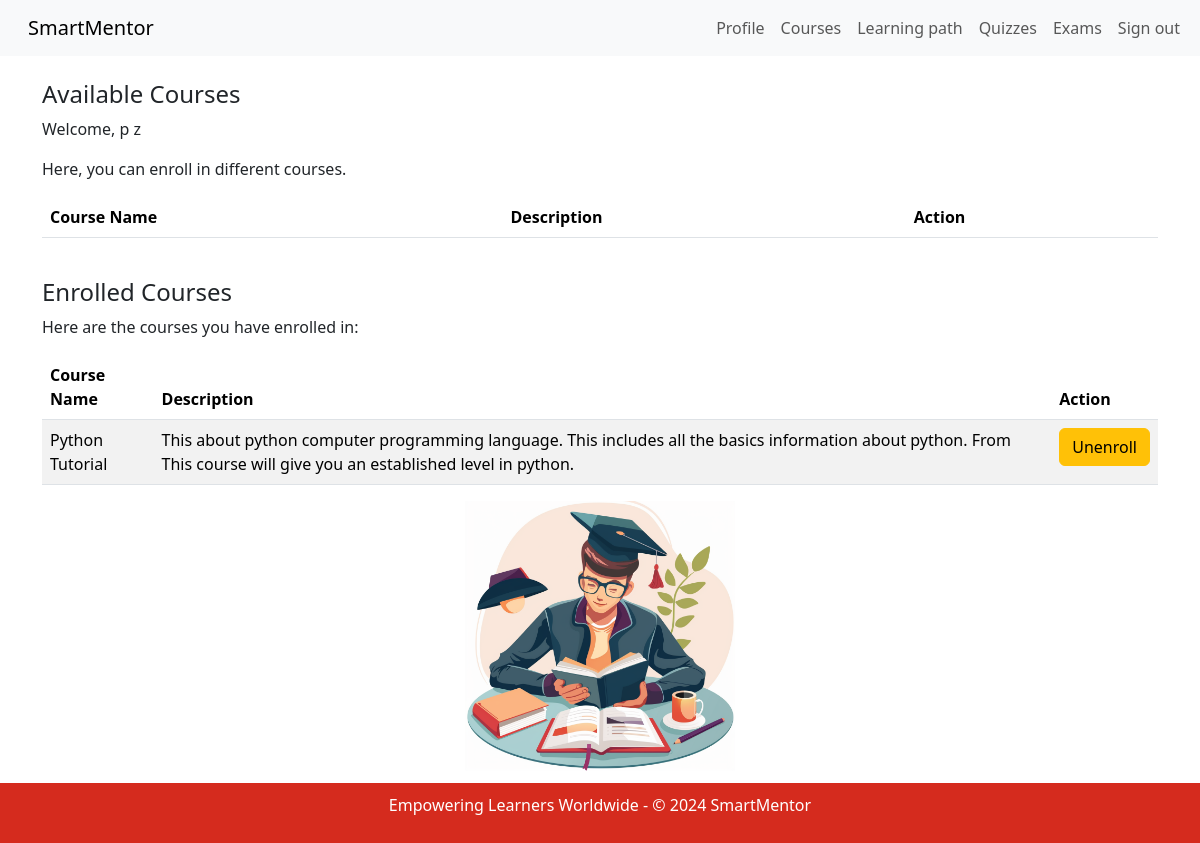
Page /student/courses (signed in) on the earlier database version.
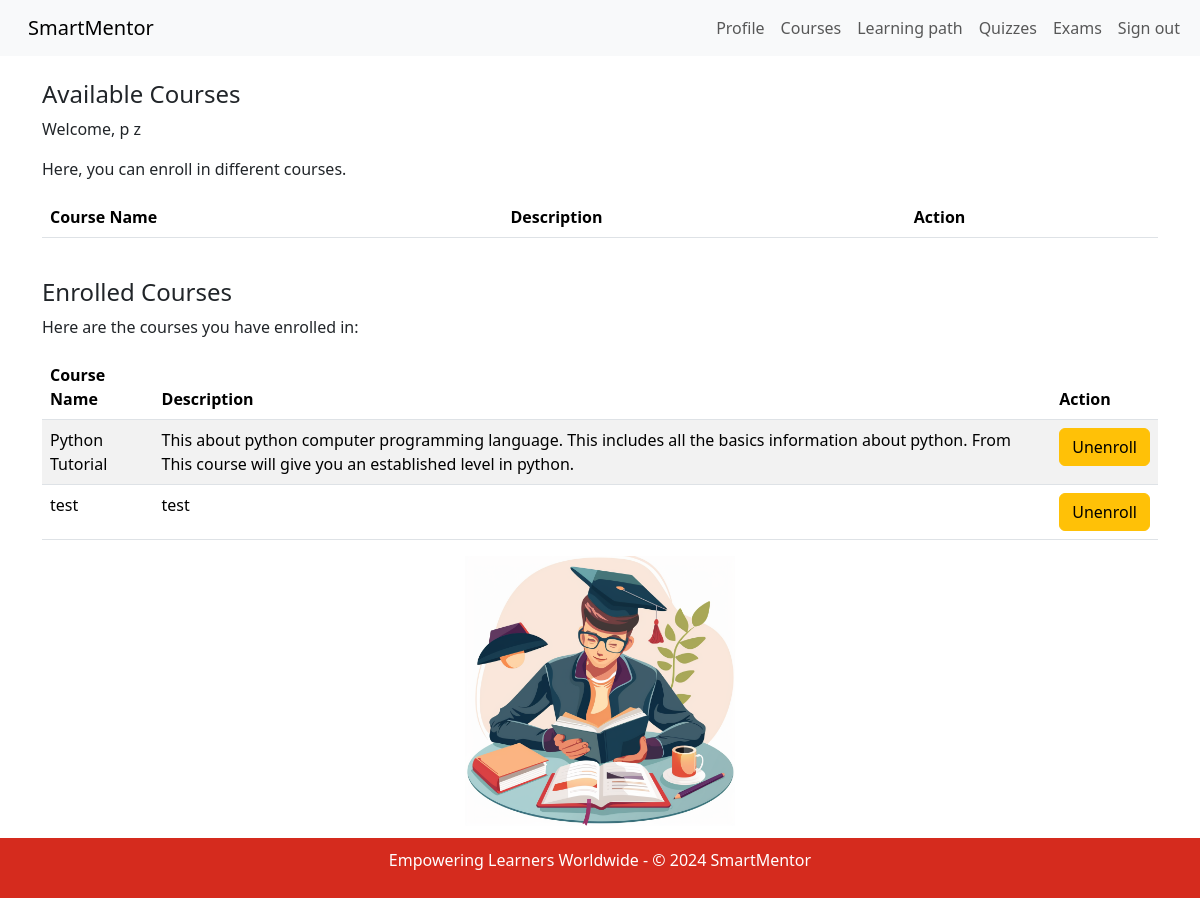
Same page on the later database version.
### app/models.py (models this page shows, shortened)
class Course(models.Model):
    name = models.CharField(max_length=50, default='course')
    description = models.CharField(max_length=200, default='Default description')
    pdfs = models.ManyToManyField(PDF, blank=True, related_name='courses')
    time_created = models.DateTimeField(auto_now_add=True, null=True)
    teacher = models.ForeignKey('Teacher', on_delete=models.CASCADE, related_name='courses', default=Teacher.get_default_teacher)

### app/views.py (the view, shortened to what this page needs)
# urls.py: path('student/courses', StudentCourseView.as_view(), name='student_courses'),
class StudentCourseView(LoginRequiredMixin, ListView):
    model = Course
    template_name = 'app/student_course.html'
    def get_context_data(self, **kwargs):
        context = super().get_context_data(**kwargs)
        if self.request.user.is_authenticated and hasattr(self.request.user, 'profile'):
            student_profile = self.request.user.profile.student
            enrolled_courses = student_profile.courses.all()
            all_courses = Course.objects.exclude(id__in=enrolled_courses.values_list('id', flat=True))
        else:
            all_courses = Course.objects.none()
        context['all_courses'] = all_courses
        context['enrolled_courses'] = enrolled_courses
        return context

### app/templates/app/student_course.html (shortened to what the changed rows need)
{% extends "app/base.html" %}
{% block content %}
    {% if user.is_authenticated %}
        {% if user.profile.role == 'student' %}
            <br>
            <div class="container-xl">
                <section>
                    <table class="table table-striped">
                        <thead>
                            <tr>
                                <th>Course Name</th>
                                <th>Description</th>
                                <th>Action</th>
                            </tr>
                        </thead>
                    </table>
                </section>
            </div>
            <br>
            <div class="container-xl">
                <section>
                    <table class="table table-striped">
                        <thead>
                            <tr>
                                <th>Course Name</th>
                                <th>Description</th>
                                <th>Action</th>
                            </tr>
                        </thead>
                        <tbody>
                            {% for course in user.profile.student.courses.all %}
                                <tr>
                                    <td>{{ course.name }}</td>
                                    <td>{{ course.description }}</td>
                                    <td>
                                        <form method="post" action="{% url 'unenroll_course' course.id %}">
                                            <button type="submit" class="btn btn-warning">Unenroll</button>
                                        </form>
                                    </td>
                                </tr>
                            {% endfor %}
                        </tbody>
                    </table>
                </section>
            </div>
                            {% load static %}
              <br>
              <br>
              <br>
        {% else %}
            <h1>Access Denied</h1>
            <p>You are not authorized to view this page. Please <a href="{% url 'home' %}">go back</a> to home.</p>
        {% endif %}
    {% else %}
        <h1>Access Denied</h1>
        <p>You are not authorized to view this page. Please <a href="{% url 'login' %}">log in</a> to view this page.</p>
    {% endif %}
{% endblock %}

Differences in the rows shown:
added Course: name "test", description "test"
